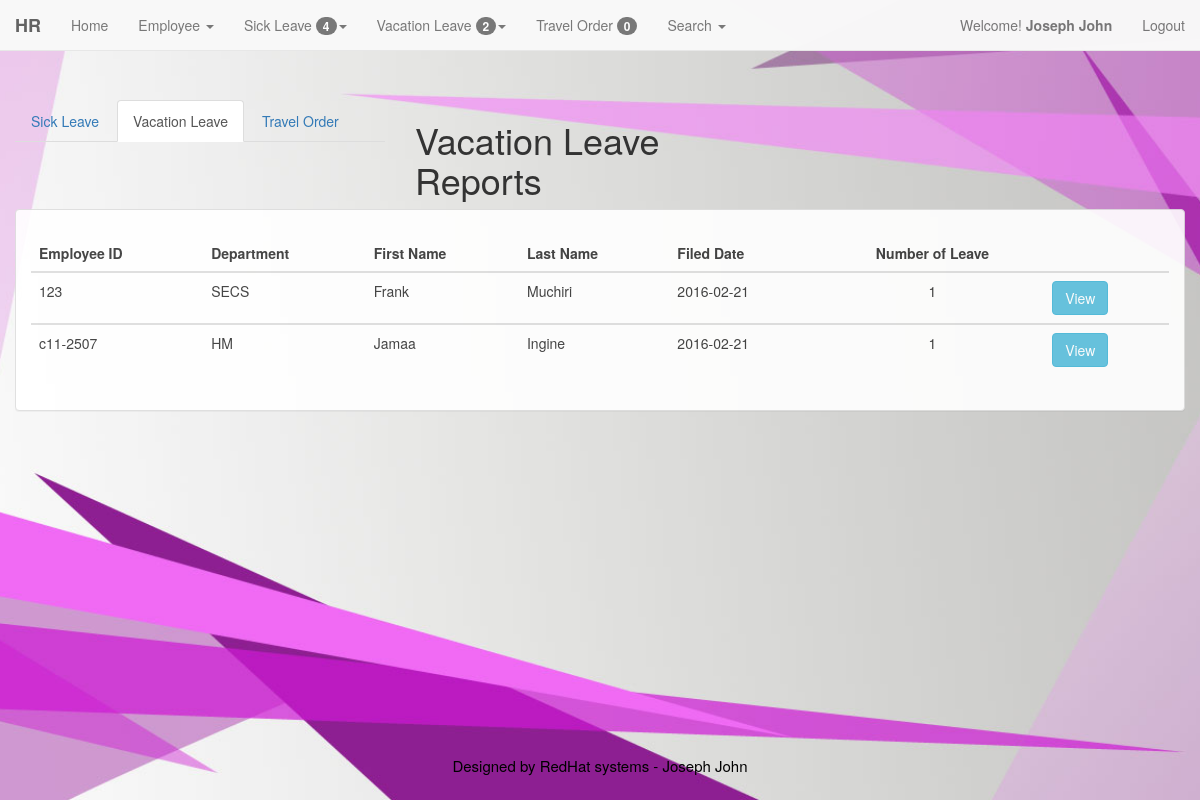
The app's page /admin/vl_reports.php (signed in) with its own data.
### tables this page shows
CREATE TABLE IF NOT EXISTS `members` (
  `id` int(11) NOT NULL AUTO_INCREMENT,
  `username` varchar(200) NOT NULL,
  `password` varchar(200) NOT NULL,
  `FirstName` varchar(200) NOT NULL,
  `LastName` varchar(200) NOT NULL,
  `LEVEL` int(1) NOT NULL,
  PRIMARY KEY (`id`)
);

CREATE TABLE IF NOT EXISTS `employee` (
  `emp_id` int(100) NOT NULL AUTO_INCREMENT,
  `id_emp` varchar(128) NOT NULL,
  `emp_fname` varchar(128) NOT NULL,
  `emp_lname` varchar(128) NOT NULL,
  `emp_mname` varchar(128) NOT NULL,
  `emp_bday` varchar(128) NOT NULL,
  `emp_age` int(11) NOT NULL,
  `emp_gen` varchar(128) NOT NULL,
  `emp_add` varchar(128) NOT NULL,
  `emp_stat` varchar(128) NOT NULL,
  `emp_cont` varchar(11) NOT NULL,
  `sss` int(10) NOT NULL,
  `pagibig` int(12) NOT NULL,
  `philhealth` int(12) NOT NULL,
  `tin` varchar(13) NOT NULL,
  `email` varchar(128) NOT NULL,
  `emp_pos` varchar(128) NOT NULL,
  `id_pos` int(11) NOT NULL,
  `id_dept` int(11) NOT NULL,
  `addedby` varchar(128) NOT NULL,
  `emp_date` date NOT NULL,
  `stat` int(2) NOT NULL,
  PRIMARY KEY (`emp_id`)
);

CREATE TABLE IF NOT EXISTS `department` (
  `id_dept` int(11) NOT NULL,
  `depart_name` varchar(128) NOT NULL,
  `emp_id` varchar(11) NOT NULL,
  PRIMARY KEY (`id_dept`)
);

CREATE TABLE IF NOT EXISTS `vacation_log` (
  `v_id` int(11) NOT NULL AUTO_INCREMENT,
  `emp_id` int(11) NOT NULL,
  `vdate` date NOT NULL,
  `leavetype` varchar(128) NOT NULL,
  `sdate` date NOT NULL,
  `eddate` date NOT NULL,
  `nodays` int(11) NOT NULL,
  `hr_approve` int(11) NOT NULL,
  `prog_head` int(11) NOT NULL,
  `vp_operation` int(11) NOT NULL,
  `exe_vp` int(11) NOT NULL,
  `vl_stat` int(2) NOT NULL,
  PRIMARY KEY (`v_id`)
);

### admin/vl_reports.php (the view, shortened to what this page needs)
<?php
	include ('menu.php');
?>
		<div class="container-fluid">
				<?php
					include ('menu.php');
				?>
				<div class = "row" style = "margin-top:50px">
					<div class = "col-md-4">
						<ul class="nav nav-tabs">
						  <li role="presentation"><a href="sl_reports.php">Sick Leave</a></li>
						  <li role="presentation" class="active"><a href="vl_reports.php">Vacation Leave</a></li>
						   <li role="presentation"><a href="to_reports.php">Travel Order</a></li>
						</ul>
					</div>
					<div class = "col-md-4">
						<h1>Vacation Leave Reports</h1>
					</div>
				</div>
<div class="container-fluid">
	<div class = "row">
		<div class="panel panel-default">
			<div class="panel-body">
				 <div class="table-responsive">
					<?php
						$sql = "SELECT *, COUNT(vacation_log.emp_id) AS total FROM employee, vacation_log, department
									WHERE employee.emp_id = vacation_log.emp_id
									AND employee.id_dept = department.id_dept AND vl_stat='0' Group by employee.emp_id";
						$qry=mysql_query($sql);
					?>
						<table class='table table-hover' style='margin-top:10px;'>
									<thead>
										<tr>
											<th>Employee ID</th>
											<th>Department</th>
											<th>First Name</th>
											<th>Last Name</th>
											<th>Filed Date</th>
											<th class="text-center">Number of Leave</th>
											<th></th>
										</tr>
									</thead>
					<?php
						while($rec=mysql_fetch_array($qry))
						{
					?>
					<tbody>
						<tr>
									<td>
										<?php echo $rec['id_emp'] ?>
									</td>
									<td>
										<?php echo $rec['depart_name']?>
									</td>
									<td>
										<?php echo $rec['emp_fname'] ?>
									</td>
									<td>
										<?php echo $rec['emp_lname'] ?>
									</td>
									<td>
										<?php echo $rec['vdate']?>
									</td>
									<td class="text-center">
										<?php echo $rec['total']?>
									</td>
									<td>
										<a href='vl_reports_view.php?id=<?php echo $rec['emp_id'];?>'><input type='button' value='View' data-toggle="tooltip" data-placement="top" title="View Content" class='btn btn-info'/></a>
									</td>
						</tr>
					</tbody>
				<?php
					}
					echo"</table>";
				?>
				</div>
			</div>
		</div>
	</div>
</div>
		</div>
	<?php include('footer.php'); ?>

### admin/menu.php (shortened to what this page needs)
<!DOCTYPE html>
<html lang="en">
  <head>
	<link href="../bootstrap/css/bootstrap.min.css" rel="stylesheet">
  </head>
<body>
<div class="container-fluid">
	<?php
		$id=$_SESSION['id'];
		$result=mysql_query("select * from members where id=$id")or die(mysql_error);
		$row=mysql_fetch_array($result);
		$FirstName=$row['FirstName'];
		$LastName=$row['LastName'];
	?>
					<?php
						$welcome_view = "SELECT * FROM leaves, approve_hr where leaves.hr_approve = approve_hr.hr_approve AND approve_hr.hr_approve = '1'";
						$welcome_viewed = mysql_query($welcome_view);
						$num_rows = mysql_num_rows($welcome_viewed);
					?>
					<?php
						$welcome_view = "SELECT * FROM vacation_log, approve_hr where vacation_log.hr_approve = approve_hr.hr_approve AND approve_hr.hr_approve = '1'";
						$welcome_viewed = mysql_query($welcome_view);
						$num_rows2 = mysql_num_rows($welcome_viewed);
					?>
					<?php
						$welcome_view = "SELECT * FROM travel_ordr where travel_ordr.acctant = '1'";
						$welcome_viewed = mysql_query($welcome_view);
						$num_rows1 = mysql_num_rows($welcome_viewed);
					?>
				<nav class="navbar navbar-default navbar-fixed-top" role="navigation">
				  <div class="container-fluid">
					<div class="navbar-header">
					  <strong><a class="navbar-brand" href="#">HR</a></strong>
					</div>
					<div class="collapse navbar-collapse" id="bs-example-navbar-collapse-1">
					<ul class="nav navbar-nav">
						<li><a href="admin.php?id=<?php echo $row['id'];?>">Home</a></li>
						<li class="dropdown">
							<a href="#" class="dropdown-toggle" data-toggle="dropdown"> Employee <span class="caret"></span></a>
						</li>
						<li class="dropdown">
							<a href="#" class="dropdown-toggle" data-toggle="dropdown"> Sick Leave <span class="badge"> <?php echo $num_rows ?></span><span class="caret"></span></a>
						</li>
						<li class="dropdown">
							<a href="#" class="dropdown-toggle" data-toggle="dropdown"> Vacation Leave <span class="badge"> <?php echo $num_rows2 ?></span><span class="caret"></span></a>
						</li>
						<li><a href="to_view.php?id=<?php echo $row['id'];?>">Travel Order <span class="badge"> <?php echo $num_rows1 ?></span></a></li>
						<li class="dropdown">
							<a href="#" class="dropdown-toggle" data-toggle="dropdown"> Search <span class="caret"></span></a>
						</li>
					</ul>
					<ul class="nav navbar-nav navbar-right">
						<p class="navbar-text">Welcome! <strong><?php echo " ".$FirstName."&nbsp".$LastName." "; ?></strong></p>
							<li><p class="navbar-text"><a href="logout.php" class="navbar-link" title="Log Out">Logout</a></p></li>
					</ul>
					</div>
				  </div>
				</nav>
	</div>
  </body>
</html>

### admin/menu.php (style rules this page uses)
body { margin-top: 50px; margin-bottom: 50px; background: url('../background2.jpg') no-repeat center center fixed; -webkit-background-size: cover; -moz-background-size: cover; -o-background-size: cover; background-size: cover; }
.navbar-default { opacity: .9; }
.panel-default { opacity: .9; }

### records on screen
members: FirstName "Joseph", LastName "John"
employee: id_emp "123", id_dept.depart_name "SECS", emp_fname "Frank", emp_lname "Muchiri", vacation_log.vdate "2016-02-21", total "1"
employee: id_emp "c11-2507", id_dept.depart_name "HM", emp_fname "Jamaa", emp_lname "Ingine", vacation_log.vdate "2016-02-21", total "1"

### other values on screen
$num_rows "4"
$num_rows2 "2"
$num_rows1 "0"
